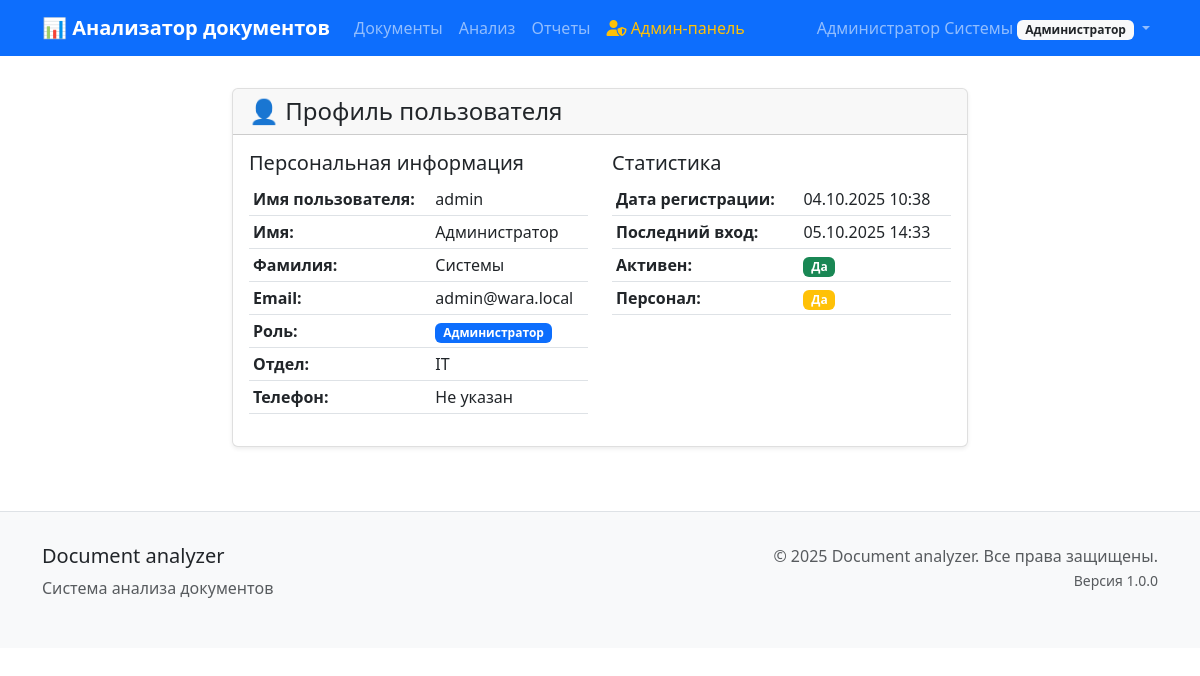
Before: /users/profile/ (signed in) with the older database file.
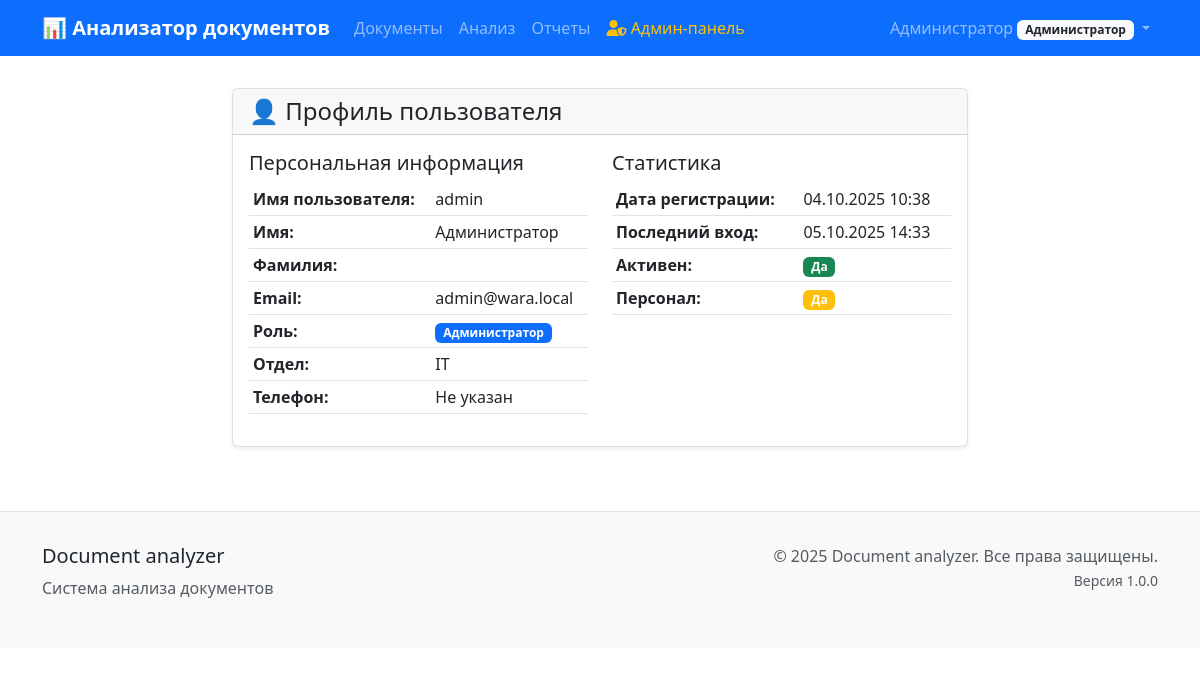
After: the same page with the newer database file.
### users/models.py (models this page shows, shortened)
class User(AbstractUser):
    ROLE_CHOICES = [
        ('admin', 'Администратор'),
        ('manager', 'Руководитель'),
        ('viewer', 'Наблюдатель'),
    ]
    role = models.CharField(
        max_length=20,
        choices=ROLE_CHOICES,
        default='viewer',
        verbose_name='Роль'
    )
    department = models.CharField(
        max_length=100,
        blank=True,
        verbose_name='Отдел'
    )
    phone = models.CharField(
        max_length=20,
        blank=True,
        verbose_name='Телефон'
    )
    notification_settings = models.JSONField(
        default=dict,
        blank=True,
        verbose_name='Настройки уведомлений'
    )
    created_at = models.DateTimeField(
        auto_now_add=True,
        verbose_name='Дата создания'
    )
    updated_at = models.DateTimeField(
        auto_now=True,
        verbose_name='Дата обновления'
    )
    class Meta:
        verbose_name = 'Пользователь'
        verbose_name_plural = 'Пользователи'
        ordering = ['username']

### users/views.py (the view)
# urls.py: path('profile/', views.UserProfileView.as_view(), name='profile'),
class UserProfileView(LoginRequiredMixin, DetailView):
    model = User
    template_name = 'users/profile.html'
    context_object_name = 'profile_user'
    def get_object(self):
        return self.request.user

### templates/users/profile.html (shortened to what the changed rows need)
{% extends 'base/base.html' %}
{% block content %}
<div class="row justify-content-center">
    <div class="col-md-8">
        <div class="card">
            <div class="card-body">
                <div class="row">
                    <div class="col-md-6">
                        <table class="table table-sm">
                            <tr>
                                <td><strong>Имя пользователя:</strong></td>
                                <td>{{ profile_user.username }}</td>
                            </tr>
                            <tr>
                                <td><strong>Имя:</strong></td>
                                <td>{{ profile_user.first_name }}</td>
                            </tr>
                            <tr>
                                <td><strong>Фамилия:</strong></td>
                                <td>{{ profile_user.last_name }}</td>
                            </tr>
                            <tr>
                                <td><strong>Email:</strong></td>
                                <td>{{ profile_user.email }}</td>
                            </tr>
                            <tr>
                                <td>
                                    <span class="badge bg-primary">
                                        {{ profile_user.get_role_display }}
                                    </span>
                                </td>
                            </tr>
                            <tr>
                                <td><strong>Отдел:</strong></td>
                                <td>{{ profile_user.department|default:"Не указан" }}</td>
                            </tr>
                            <tr>
                                <td><strong>Телефон:</strong></td>
                                <td>{{ profile_user.phone|default:"Не указан" }}</td>
                            </tr>
                        </table>
                    </div>
                    <div class="col-md-6">
                        <table class="table table-sm">
                            <tr>
                                <td><strong>Дата регистрации:</strong></td>
                                <td>{{ profile_user.date_joined|date:"d.m.Y H:i" }}</td>
                            </tr>
                            <tr>
                                <td><strong>Последний вход:</strong></td>
                                <td>
                                    {% if profile_user.last_login %}
                                        {{ profile_user.last_login|date:"d.m.Y H:i" }}
                                    {% else %}
                                        Никогда
                                    {% endif %}
                                </td>
                            </tr>
                        </table>
                    </div>
                </div>
            </div>
        </div>
    </div>
</div>
{% endblock %}

### templates/base/base.html (shortened to what this page needs)
<!DOCTYPE html>
<html lang="ru">
<head>
    <link href="https://cdn.jsdelivr.net/npm/bootstrap@5.3.0/dist/css/bootstrap.min.css" rel="stylesheet">
    <link href="https://cdnjs.cloudflare.com/ajax/libs/font-awesome/6.0.0/css/all.min.css" rel="stylesheet">
</head>
<body>
    <nav class="navbar navbar-expand-lg navbar-dark bg-primary">
        <div class="container">
            <a class="navbar-brand" href="{% url 'documents:list' %}">
                📊 Анализатор документов
            </a>
            <div class="collapse navbar-collapse" id="navbarNav">
                <ul class="navbar-nav me-auto">
                    <li class="nav-item">
                        <a class="nav-link" href="{% url 'documents:list' %}">Документы</a>
                    </li>
                    <li class="nav-item">
                        <a class="nav-link" href="{% url 'analysis:list' %}">Анализ</a>
                    </li>
                    <li class="nav-item">
                        <a class="nav-link" href="{% url 'reports:list' %}">Отчеты</a>
                    </li>
                    {% if user.is_authenticated and user.is_superuser or user.role == 'admin' %}
                        <li class="nav-item">
                            <a class="nav-link text-warning" href="{% url 'users:admin_list' %}">
                                <i class="fas fa-user-shield"></i> Админ-панель
                            </a>
                        </li>
                    {% endif %}
                </ul>
                <ul class="navbar-nav">
                    {% if user.is_authenticated %}
                        <li class="nav-item dropdown">
                            <a class="nav-link dropdown-toggle" href="#" role="button" data-bs-toggle="dropdown">
                                {{ user.get_full_name|default:user.username }}
                                <span class="badge bg-light text-dark">{{ user.get_role_display }}</span>
                            </a>
                        </li>
                    {% else %}
                        <li class="nav-item">
                            <a class="nav-link" href="{% url 'users:login' %}">Войти</a>
                        </li>
                    {% endif %}
                </ul>
            </div>
        </div>
    </nav>
    <div class="container main-content">
        {% block content %}{% endblock %}
    </div>
    <footer class="footer">
        <div class="container">
            <div class="row">
                <div class="col-md-6">
                    <h5>Document analyzer</h5>
                    <p class="text-muted">Система анализа документов</p>
                </div>
                <div class="col-md-6 text-md-end">
                    <p class="text-muted">
                        &copy; 2025 Document analyzer. Все права защищены.<br>
                        <small>Версия 1.0.0</small>
                    </p>
                </div>
            </div>
        </div>
    </footer>
</body>
</html>

Changed rows visible on the page:
changed User "Администратор": get_full_name "Администратор Системы" → "Администратор"; last_name "Системы" → (not shown)
